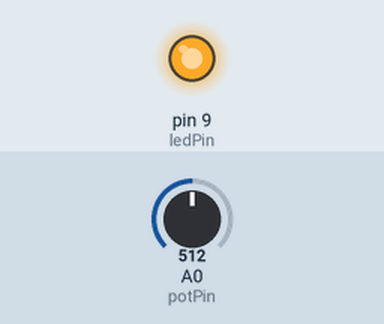
A sketch run on a simulated Arduino Uno, built with avr-gcc and run on an emulated ATmega328P. Parts: output pins drawn as LEDs (lit = HIGH). Inputs (shaded band) come from the test bench; at power-on: A0 (potPin) = 512.

Above: at 1.2 s.
1.3 s: A0 (potPin) set to 716
At 2.16 s:
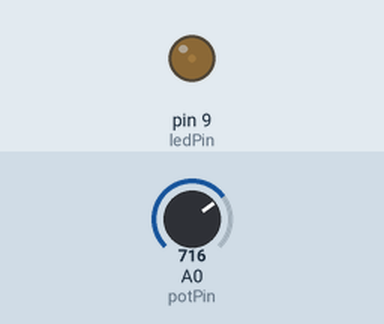
At 3.42 s:
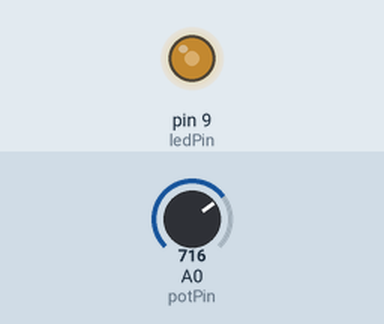
Timing chart, 0 to 10.3 s (numbered marks = the images above; inputs shaded):
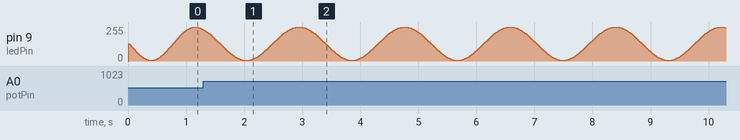

The sketch:

SinFade.ino
```cpp
int potPin = 0;
int ledPin = 9;

#define MIN_DELAY (5)
#define MAX_DELAY (25)

#define NUM_VALS (100)
float values[NUM_VALS]; // Values 0.0 to 1.0

int delayTime;

void setDelay() {
  int potVal = analogRead(potPin);
  float potDval = (float)potVal / 1024.0;
  delayTime = potDval * (float)(MAX_DELAY - MIN_DELAY) + MIN_DELAY;
}

void setup() {
  pinMode(ledPin, OUTPUT);
  delayTime = 5;
  double inc = 2.0 * PI / (double)NUM_VALS;
  for(int i=0; i < NUM_VALS; i++) {
    double x = -PI + (i * inc);
    values[i] = ((sin(x) / 2.0) + 0.5);
  }
}

void loop() {
  for(int i=0; i < NUM_VALS; i++) {
    double v = values[i];
    int d = (int)(v * 250.0 + 5.0);
    analogWrite(ledPin,d);
    setDelay();
    delay(delayTime);
  }
}
```
